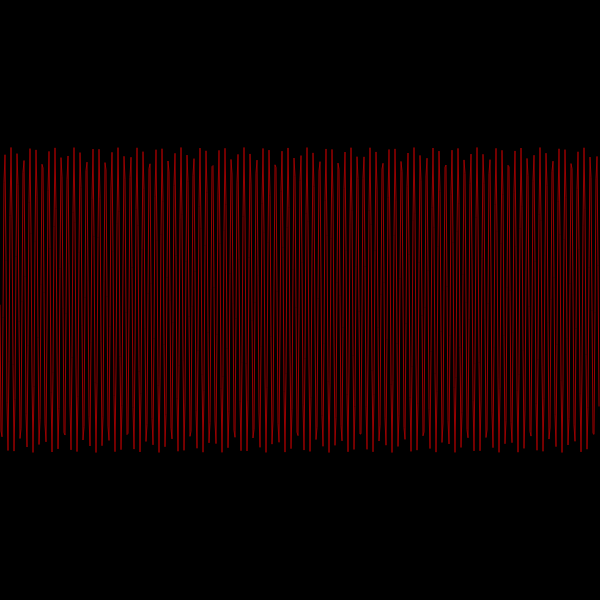
Frame 1 (no input)
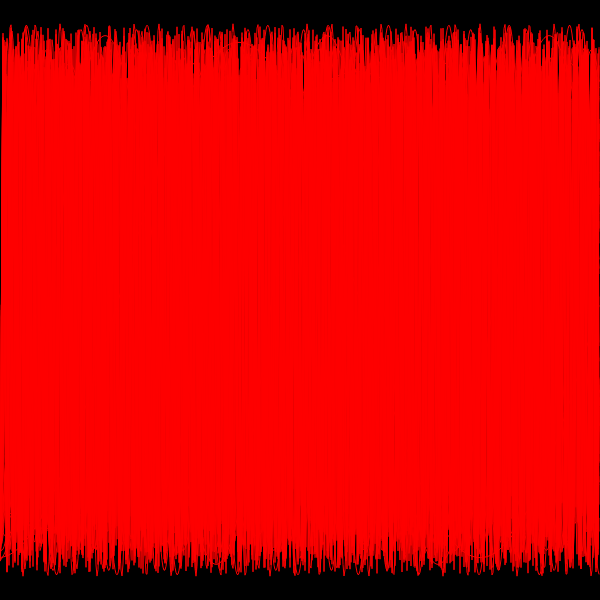
Frame 60 (no input)
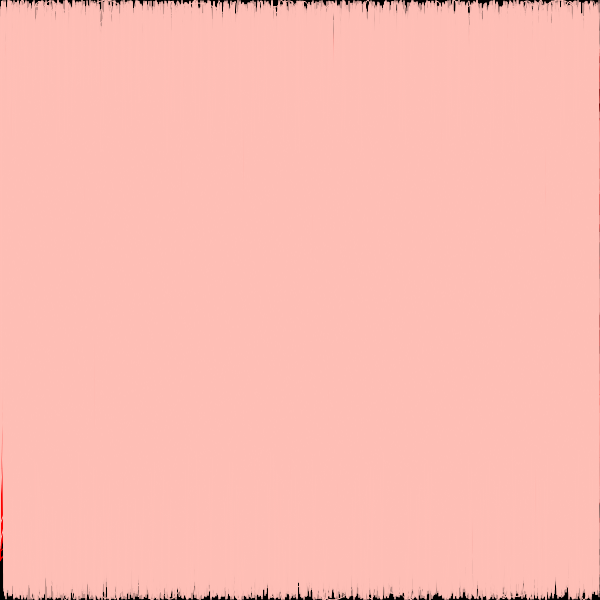
Frame 120 (the mouse pressed at the canvas centre since frame 60)

The p5.js sketch that drew these frames (run headless with seeded random() and noise() and a simulated clock; from frame 60 on, the mouse is pressed at the canvas centre):

// p5.js sketch
// ── sketch.js
let lastChangeTime = 0; 
let strokeValue = 0; // Initial stroke value
let strokeValue2 = 0
let strokeValue3 = 0
function setup() {
  createCanvas(600, 600);
 background(0)
}

function draw() {
 
//blendMode(SCREEN);
//comment nofill out below for crazy effect
  noFill()

//MILLIS, FREQ, AMP VAR
  let m = millis();
  let frequency = map(sin(m * .1), -1, 1, .01, 1); 
  let amplitude = map(sin(m * .001), -1, 1, 0, 300); 

  // RANDOM VALUES FOR COLOR , CHANGING EVERY SEC
  if (m - lastChangeTime > 1000) { 
    strokeValue = random(0, 255); 
    strokeValue2 = random(0, 255);
    strokeValue3 = random(0, 255);
    
    lastChangeTime = m; 
  }

  stroke(amplitude,strokeValue3,strokeValue); 

  // SIN WAVE LOOP/FORMULA(originally referenced from https://editor.p5js.org/stevenraysimon/sketches/HyTseadOg)
  beginShape();
  for (let x = 0; x < width; x++) {
    let y = height / 2 + sin(m * 0.002 + x * frequency) * amplitude;
    vertex(x, y);
  }

  
  endShape();
}
